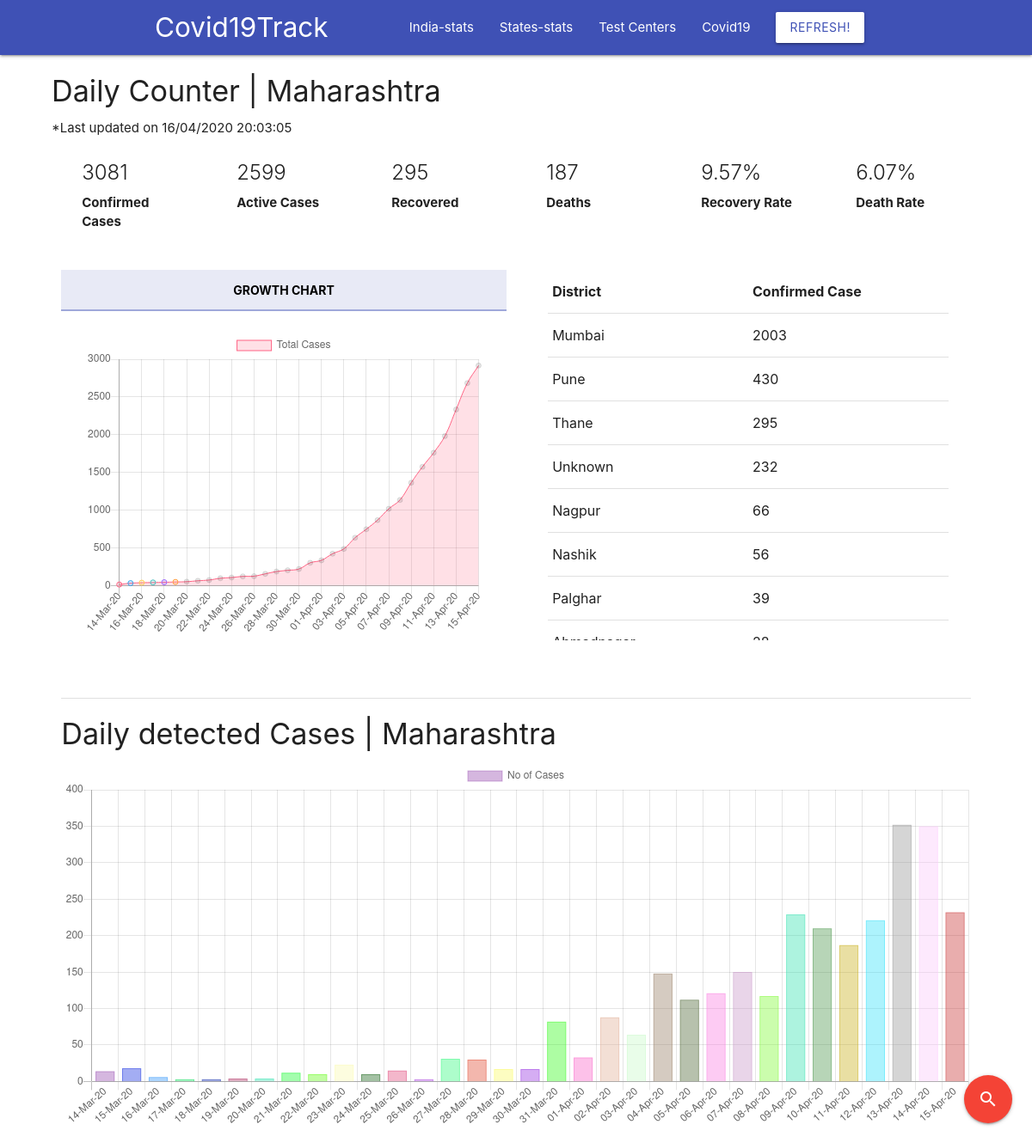
/india/IN-MH/status, run on an earlier commit of the app's database.
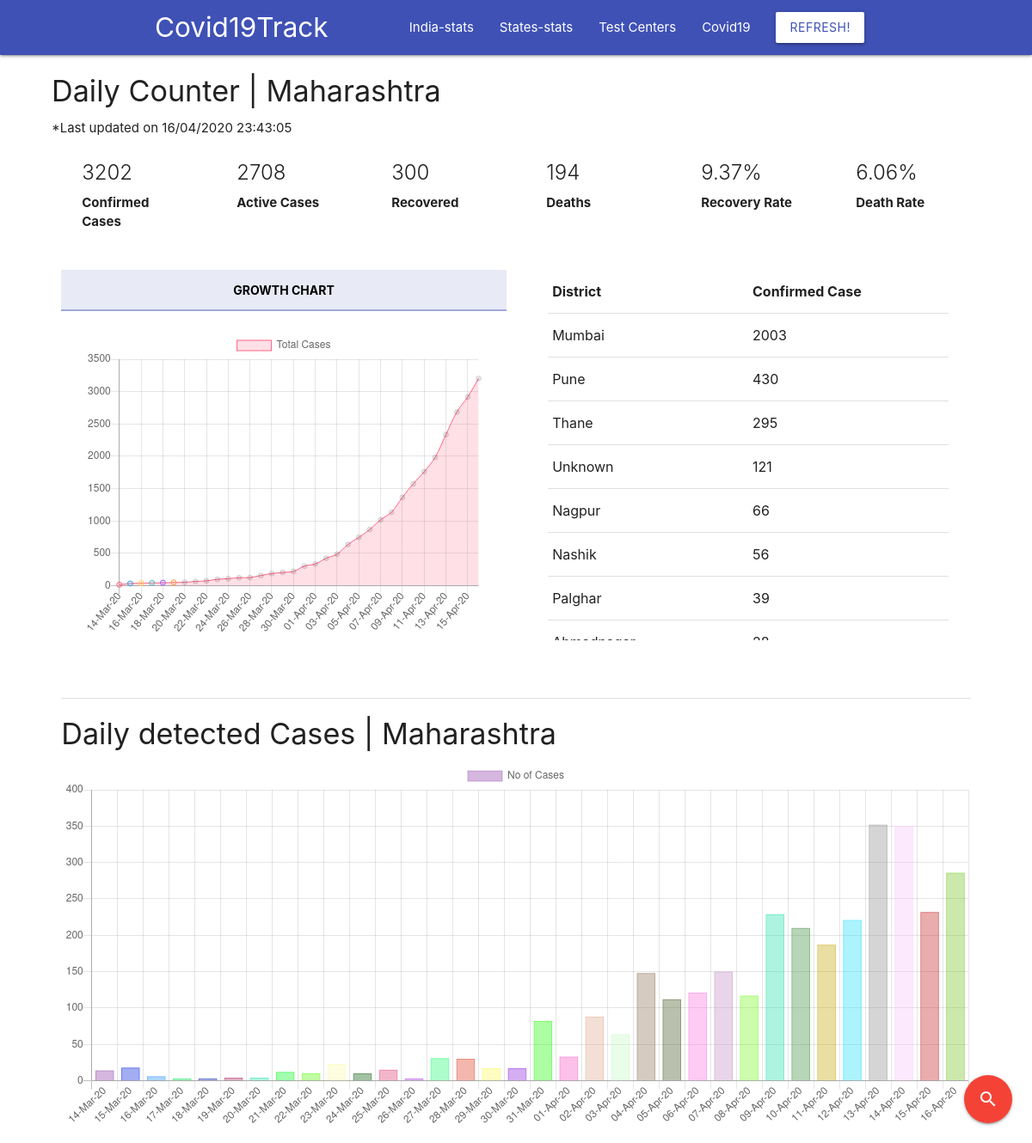
And on a later commit of the database.
### indiaRecords/models.py (models this page shows, shortened)
class ImpParam(models.Model):
    key = models.CharField(max_length=100, unique=True)
    value = models.CharField(max_length=100)

class State(models.Model):
    name = models.CharField(max_length=100, unique=True)
    statecode = models.CharField(max_length=10,unique=True)
    confirmed = models.IntegerField(default=0)
    deaths = models.IntegerField(default=0)
    recovered = models.IntegerField(default=0)
    active = models.IntegerField(default=0)
    deltaconfirmed= models.IntegerField(default=0)
    deltadeaths= models.IntegerField(default=0)
    deltarecovered= models.IntegerField(default=0)
    latitude = models.DecimalField(max_digits=5, decimal_places=2, default=0)
    longitude = models.DecimalField(max_digits=5, decimal_places=2, default=0)
    lastupdatetime = models.CharField(max_length=100)

class District(models.Model):
    name = models.CharField(max_length=100)
    confirmed = models.IntegerField(default=0)
    deltaconfirmed = models.IntegerField(default=0)
    state = models.ForeignKey(State,on_delete=models.CASCADE)

### indiaRecords/views.py (the view, shortened to what this page needs)
# urls.py: path('india/<statecode>/status', iv.StateView.as_view(),name='state_status'),
class StateView(View):
    mytemplate = 'state_status.html'
    unsupported = 'Unsupported operation'
    def get(self, request, statecode):
        lastupdated = ImpParam.objects.get(key="indlastupdatetime").value
        state = State.objects.get(statecode=statecode)
        districts = District.objects.all().filter(state=state).order_by('-confirmed')
        confirmseries = ConfirmedTimeSeriesState.objects.all()
        datelabel = []
        datacumm = []
        datadaily = []
        barcolorlist=[]
        i=0
        callf = (statecode[-2]+statecode[-1]).lower()+"i"
        for cnf in confirmseries:
            datelabel.append(cnf.date)
            datadaily.append(getattr(cnf, callf))
            if(i==0):
                datacumm.append(getattr(cnf, callf))
            else:
                datacumm.append((datacumm[i-1]+getattr(cnf, callf)))
            clr = 'rgba('+str(random.randint(1, 10)*25)+','+str(random.randint(1, 10)*25)+','+str(random.randint(1, 10)*25)+','+'0.4';
            barcolorlist.append(clr)
            i = i+1
        context = {
            'state':state,
            'datacumm':datacumm,
            'datadaily':datadaily,
            'datelabel':datelabel,
            'districts':districts,
            'barcolorlist':barcolorlist,
            'lastupdated':lastupdated,
        }
        return render(request,self.mytemplate,context)

### indiaRecords/templates/state_status.html (shortened to what the changed rows need)
{% extends 'base.html' %}
{% load mathfilters %}
{% load static %}
{% block content %}
<div class="container widthextra">
  <div class="heading padding_zero-fixed">
    <h4 class="shadow">
      Daily Counter | {{ state.name}}
    </h4>
    *Last updated on {{lastupdated}}
    <div class="row">
        <div class="col s6 m4 l2">
          <div class="card ">
            <div class="card-content shadowblue">
              <span class="card-title counter-count">{{ state.confirmed }}</span>
              <p>
                Confirmed Cases <br>
              </p>
            </div>
          </div>
        </div>
        <div class="col s6 m4 l2">
          <div class="card">
            <div class="card-content shadowpurple">
              <span class="card-title counter-count">{{ state.active }}</span>
              <p>
                Active Cases <br>
              </p>
            </div>
          </div>
        </div>
        <div class="col s6 m4 l2">
          <div class="card">
            <div class="card-content shadowgreen">
              <span class="card-title counter-count">{{ state.recovered}}</span>
              <p>
                Recovered <br>
              </p>
            </div>
          </div>
        </div>
        <div class="col s6 m4 l2">
          <div class="card">
            <div class="card-content shadowred">
              <span class="card-title counter-count">{{ state.deaths}}</span>
              <p>
                Deaths <br>
              </p>
            </div>
          </div>
        </div>
        <div class="col s6 m4 l2">
          <div class="card">
            <div class="card-content shadowred">
              <span class="card-title"> {{ state.recovered|div:state.confirmed|mul:100|floatformat:2 }}%</span>
              <p>
                Recovery Rate <br>
              </p>
            </div>
          </div>
        </div>
        <div class="col s6 m4 l2">
          <div class="card">
            <div class="card-content shadowred">
              <span class="card-title">{{ state.deaths|div:state.confirmed|mul:100|floatformat:2 }}%</span>
              <p>
                Death Rate <br>
              </p>
            </div>
          </div>
        </div>
    </div>
    </div>
    <div class="row">
      <div class="col s6 m6 l6 hide-on-small-only">
        <div class="card">
        <div class="card-content ">
          <canvas id="myChart_line" width="400" height="300"></canvas>
        </div>
        </div>
      </div>
      <div class="col s12 m6 l6">
        <div class="container width90">
        <table class="highlight">
          <thead>
            <tr>
                <th>District</th>
                <th>Confirmed Case</th>
            </tr>
          </thead>
          <tbody>
            {% for district in districts %}
            <tr>
              <td>{{ district.name }}</td>
              <td>{{ district.confirmed }}</td>
            </tr>
            {% endfor %}
          </tbody>
        </table>
        </div>
      </div>
  </div>
  <div class="row">
    <div class="col s12 l12 m12">
      <div class="divider margin_top"> </div>
      <h4 class="shadow"> Daily detected Cases | {{state.name}}</h4>
    </div>
    <div class="col s12 l12 m12 hide-on-small-only">
      <canvas id="myChart_daily_bar" width="100%" height="40%"> </canvas>
    </div>
  </div>
</div>
<script>
var ctx = document.getElementById('myChart_line').getContext('2d');
var myChart = new Chart(ctx, {
  type: 'line',
  data: {
      labels: {{ datelabel |safe}},
      datasets: [{
          label: 'Total Cases',
          data: {{ datacumm | safe}},
          backgroundColor: [
              'rgba(255, 99, 132, 0.2)',
              'rgba(54, 162, 235, 0.2)',
              'rgba(255, 206, 86, 0.2)',
              'rgba(75, 192, 192, 0.2)',
              'rgba(153, 102, 255, 0.2)',
              'rgba(255, 159, 64, 0.2)'
          ],
          borderColor: [
              'rgba(255, 99, 132, 1)',
              'rgba(54, 162, 235, 1)',
              'rgba(255, 206, 86, 1)',
              'rgba(75, 192, 192, 1)',
              'rgba(153, 102, 255, 1)',
              'rgba(255, 159, 64, 1)'
          ],
          borderWidth: 1
      }]
  },
  options: {
      scales: {
          yAxes: [{
              ticks: {
                  beginAtZero: true
              }
          }]
      }
  }
});
</script>
{% endblock %}

What changed in the data, as far as the page shows it:
changed State "Maharashtra": confirmed "3081" → "3202"; active "2599" → "2708"; recovered "295" → "300"; deaths "187" → "194"; recovered|div "9.57" → "9.37"; deaths|div "6.07" → "6.06"
changed ImpParam: value "16/04/2020 20:03:05" → "16/04/2020 23:43:05"
changed District "Unknown": confirmed "232" → "121"
Also different on the page:
chart data {{ datacumm | safe }}: [14, 32, 38, 41, 44, 48, 52, 64, 74, 97, 107, 122, 125, 156, 186, 203, 220, 302, 335, 423, 487, 635, 747, 868, 1018, 1135, 1364, 1574, 1761, 1982, 2334, 2684, 2916] → [14, 32, 38, 41, 44, 48, 52, 64, 74, 97, 107, 122, 125, 156, 186, 203, 220, 302, 335, 423, 487, 635, 747, 868, 1018, 1135, 1364, 1574, 1761, 1982, 2334, 2684, 2916, 3202]
chart data {{ datadaily |safe }}: [14, 18, 6, 3, 3, 4, 4, 12, 10, 23, 10, 15, 3, 31, 30, 17, 17, 82, 33, 88, 64, 148, 112, 121, 150, 117, 229, 210, 187, 221, 352, 350, 232] → [14, 18, 6, 3, 3, 4, 4, 12, 10, 23, 10, 15, 3, 31, 30, 17, 17, 82, 33, 88, 64, 148, 112, 121, 150, 117, 229, 210, 187, 221, 352, 350, 232, 286]
